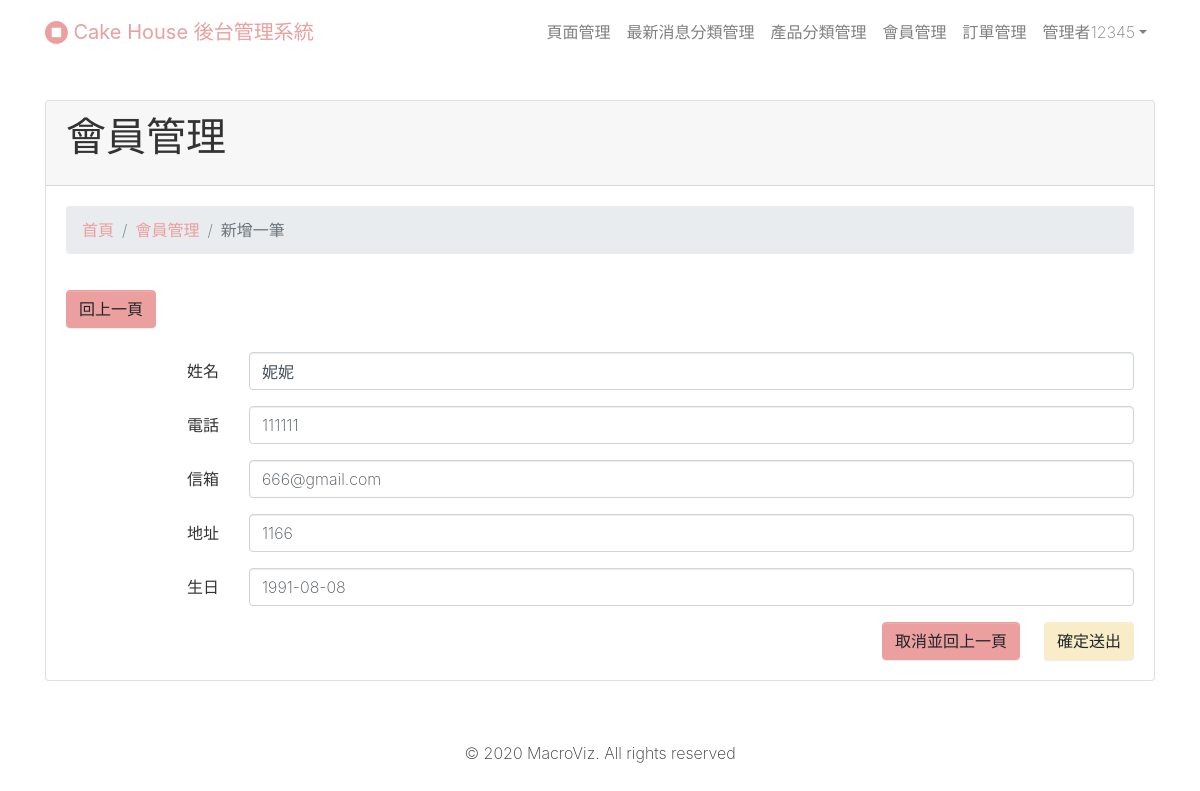
Page /admin/members/edit.php?gmemberID=4 (signed in) on the committed database.
### tables this page shows
CREATE TABLE `members` (
  `memberID` int(11) NOT NULL,
  `level` int(12) DEFAULT NULL,
  `name_date` varchar(255) DEFAULT NULL,
  `account` varchar(255) DEFAULT NULL,
  `password` varchar(255) DEFAULT NULL,
  `phone` varchar(255) DEFAULT NULL,
  `mobile` varchar(255) DEFAULT NULL,
  `email` varchar(255) DEFAULT NULL,
  `county` varchar(255) DEFAULT NULL,
  `district` varchar(255) DEFAULT NULL,
  `zipcode` varchar(255) DEFAULT NULL,
  `address` varchar(255) DEFAULT NULL,
  `birthday` varchar(255) DEFAULT NULL,
  `gender` int(11) DEFAULT NULL,
  `created_at` varchar(255) DEFAULT NULL,
  `updated_at` varchar(255) DEFAULT NULL
);

### admin/members/edit.php (the view, shortened to what this page needs)
<?php require_once('../../connection/connection.php'); ?>
<?php
if(isset($_POST['EditForm']) && $_POST['EditForm'] == "EDIT"){
  $sql= "UPDATE members SET  name_date=:name_date, phone=:phone, email=:email, address=:address,birthday=:birthday,updated_at=:updated_at WHERE memberID=:memberID";
  $sth = $db ->prepare($sql);
  $sth ->bindParam(":name_date", $_POST['name_date'], PDO::PARAM_STR);
  $sth ->bindParam(":phone", $_POST['phone'], PDO::PARAM_STR);
  $sth ->bindParam(":email", $_POST['email'], PDO::PARAM_STR);
  $sth ->bindParam(":address", $_POST['address'], PDO::PARAM_STR);
  $sth ->bindParam(":birthday", $_POST['birthday'], PDO::PARAM_STR);
  $sth ->bindParam(":updated_at", $_POST['updated_at'], PDO::PARAM_STR);
  $sth ->bindParam(":memberID", $_POST['memberID'], PDO::PARAM_INT);
  $sth ->execute();
  header('Location: list.php');
}else{
  $query = $db->query("SELECT * FROM members WHERE memberID=".$_GET['gmemberID']);
  $members = $query->fetch(PDO::FETCH_ASSOC);
}
?>
<!DOCTYPE html>
<html>
<?php require_once('../layouts/head.php'); ?>
<body style="">
<?php require_once('../layouts/navbar.php'); ?>
  <div class="py-4">
    <div class="container">
      <div class="row">
        <div class="col-md-12">
          <div class="card">
            <div class="card-header">
              <h1>會員管理</h1>
            </div>
            <div class="card-body">
              <ul class="breadcrumb mb-2">
                <li class="breadcrumb-item"> <a href="list.php">首頁</a> </li>
                <li class="breadcrumb-item"><a href="list.php">會員管理</a></li>
                <li class="breadcrumb-item active">新增一筆</li>
              </ul>
              <div class="row">
                <div class="col-md-12 my-3"><a class="btn btn-primary" href="list.php">回上一頁</a></div>
              </div>
              <form id="EditForm" class="text-right" method="post" action="edit.php">
                <div class="form-group row"> <label for="inputmailh" class="col-2 col-form-label">姓名</label>
                  <div class="col-10">
                    <input type="text" class="form-control" id="name_date" name="name_date" value="<?php echo $members['name_date']; ?>"> </div>
                </div>
                <div class="form-group row"> <label for="inputpasswordh" class="col-2 col-form-label" contenteditable="true">電話</label>
                  <div class="col-10">
                    <input type="text" class="form-control" id="phone" name="phone" value="<?php echo $members['phone']; ?>"> </div>
                </div>
                <div class="form-group row"> <label for="inputpasswordh" class="col-2 col-form-label" contenteditable="true">信箱</label>
                  <div class="col-10">
                    <input type="text" class="form-control" id="email" name="email" value="<?php echo $members['email']; ?>"> </div>
                </div>
                <div class="form-group row"> <label for="inputpasswordh" class="col-2 col-form-label" contenteditable="true">地址</label>
                  <div class="col-10">
                    <input type="text" class="form-control" id="address" name="address" value="<?php echo $members['address']; ?>"> </div>
                </div>
                <div class="form-group row"> <label for="inputpasswordh" class="col-2 col-form-label" contenteditable="true">生日</label>
                  <div class="col-10">
                    <input type="text" class="form-control" id="birthday" name="birthday" value="<?php echo $members['birthday']; ?>"> </div>
                </div>
                <button type="submit" class="btn mr-3 btn-primary">取消並回上一頁</button><button type="submit" class="btn btn-secondary">確定送出</button>
              </form>
            </div>
          </div>
        </div>
      </div>
    </div>
  </div>
  <?php require_once('../layouts/footer.php'); ?>
</body>
</html>

### rows in the picture
members: name_date "妮妮", phone "111111", email "666@gmail.com", address "1166", birthday "1991-08-08"

### other values in the picture
$_SESSION['user'] "12345"
